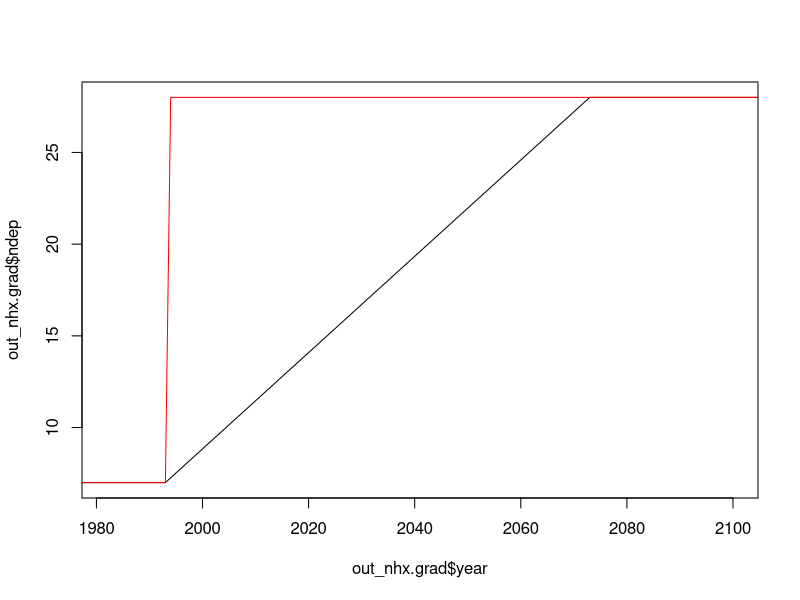
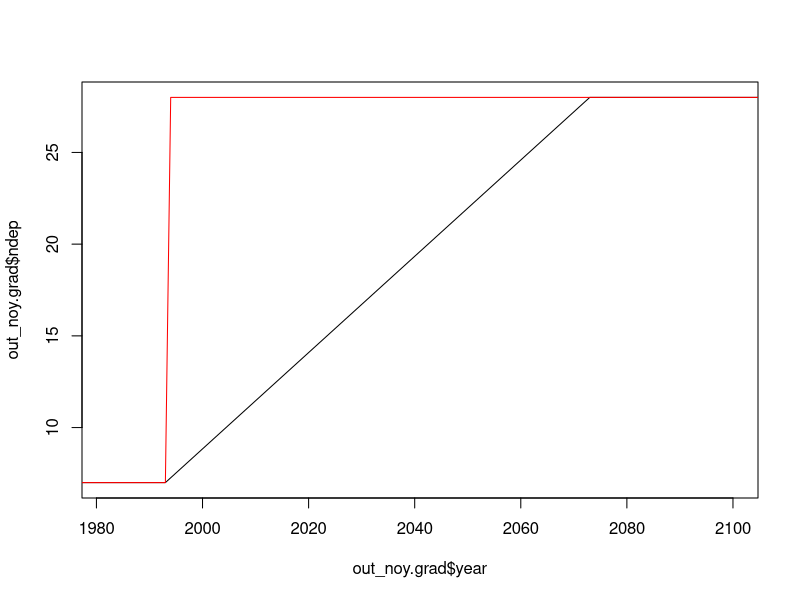

Here is the R script that generated these plots, in order: (Note: this script raises an error after producing the figures.)
library(zoo)

years <- 850:2500
df <- data.frame( year=years, ndep=rep(1.0,length(years)))

len <- length(df[,1])

## constant at year 2002 value (although simulation starts in 1982)
# idx <- which( df$year == 2002 )
# amb <- df$ndep[idx]

## levels of NHx and NOy from SwissFACE experiment
amb <- 7.0
elv <- 28.0

print(paste("Constant at", amb))
## nhx
out_nhx.ctrl <- df
out_nhx.ctrl$ndep[1:len] <- amb
## noy
out_noy.ctrl <- df
out_noy.ctrl$ndep[1:len] <- amb

## step change after 20 years
idx <- which( df$year == 1993 )
print(paste("Step change to", elv))
## nhx
out_nhx.step <- df
out_nhx.step$ndep[1:idx]   <- amb
out_nhx.step$ndep[(idx+1):len] <- elv
## noy
out_noy.step <- df
out_noy.step$ndep[1:idx]   <- amb
out_noy.step$ndep[(idx+1):len] <- elv

## gradual increase from 1993 to 2073
idx <- which( df$year == 1993 )
jdx <- which( df$year == 2073 )
lev0 <- amb
lev1 <- elv
print( paste( "Linear increase from", lev0, "to", lev1 ) )
## nhx
out_nhx.grad <- out_nhx.step
out_nhx.grad$ndep[]        <- NA
out_nhx.grad$ndep[1:idx]   <- lev0
out_nhx.grad$ndep[jdx:len] <- lev1
out_nhx.grad$ndep          <- na.approx( out_nhx.grad$ndep )
## noy
out_noy.grad <- out_noy.step
out_noy.grad$ndep[]        <- NA
out_noy.grad$ndep[1:idx]   <- lev0
out_noy.grad$ndep[jdx:len] <- lev1
out_noy.grad$ndep          <- na.approx( out_noy.grad$ndep )


## test plot
plot( out_nhx.grad$year,  out_nhx.grad$ndep,type="l", xlim=c(1982,2100) )
lines( out_nhx.grad$year, out_nhx.step$ndep,col="red" )

plot( out_noy.grad$year,  out_noy.grad$ndep,type="l", xlim=c(1982,2100) )
lines( out_noy.grad$year, out_noy.step$ndep,col="red" )

## write output with standard formatting: (year, co2)
formatted_noy.ctrl.out <- vector("character",len)
formatted_noy.step.out <- vector("character",len)
formatted_noy.grad.out <- vector("character",len)

formatted_nhx.ctrl.out <- vector("character",len)
formatted_nhx.step.out <- vector("character",len)
formatted_nhx.grad.out <- vector("character",len)

for (i in 1:len){
  formatted_noy.ctrl.out[i] <- sprintf("%16.6f    %f", out_noy.ctrl$year[i], out_noy.ctrl$ndep[i])
  formatted_noy.step.out[i] <- sprintf("%16.6f    %f", out_noy.step$year[i], out_noy.step$ndep[i])
  formatted_noy.grad.out[i] <- sprintf("%16.6f    %f", out_noy.grad$year[i], out_noy.grad$ndep[i])

  formatted_nhx.ctrl.out[i] <- sprintf("%16.6f    %f", out_nhx.ctrl$year[i], out_nhx.ctrl$ndep[i])
  formatted_nhx.step.out[i] <- sprintf("%16.6f    %f", out_nhx.step$year[i], out_nhx.step$ndep[i])
  formatted_nhx.grad.out[i] <- sprintf("%16.6f    %f", out_nhx.grad$year[i], out_nhx.grad$ndep[i])
}

writeLines(formatted_nhx.ctrl.out,"/alphadata01/bstocker/sofun/trunk/input/sitedata/ndep/SwissFACE/ndep_nhx_ctrl.dat")
writeLines(formatted_nhx.step.out,"/alphadata01/bstocker/sofun/trunk/input/sitedata/ndep/SwissFACE/ndep_nhx_step.dat")
writeLines(formatted_nhx.grad.out,"/alphadata01/bstocker/sofun/trunk/input/sitedata/ndep/SwissFACE/ndep_nhx_grad.dat")

writeLines(formatted_noy.ctrl.out,"/alphadata01/bstocker/sofun/trunk/input/sitedata/ndep/SwissFACE/ndep_noy_ctrl.dat")
writeLines(formatted_noy.step.out,"/alphadata01/bstocker/sofun/trunk/input/sitedata/ndep/SwissFACE/ndep_noy_step.dat")
writeLines(formatted_noy.grad.out,"/alphadata01/bstocker/sofun/trunk/input/sitedata/ndep/SwissFACE/ndep_noy_grad.dat")
